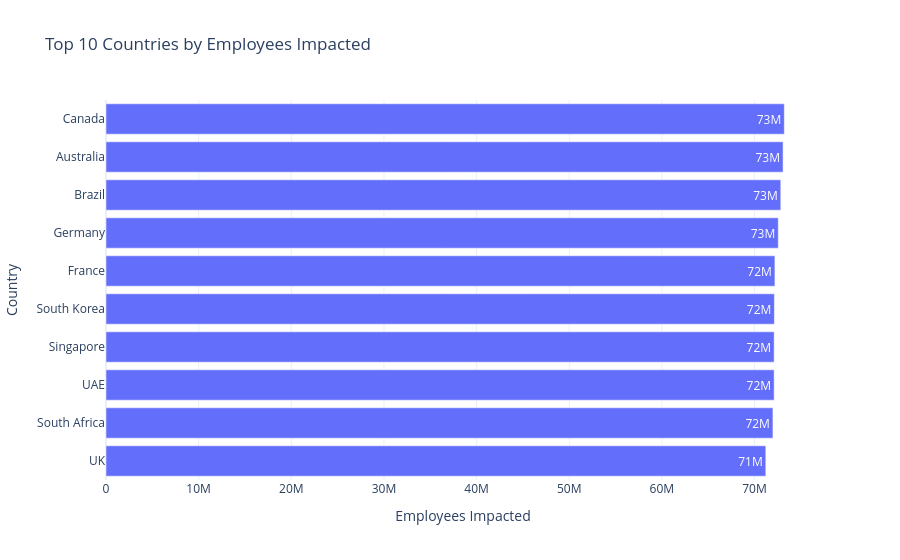

Notebook code cell kept with this figure:
### Markdown cell above
TOP 10 COUNTRIES BY EMPLOYEES IMPACTED

### Code cell
#Top 10 Countries by Employees Impacted

top_countries = country_impact.nlargest(
    10, "Number of Employees Impacted"
).sort_values("Number of Employees Impacted")

fig2 = px.bar(
    top_countries,
    x="Number of Employees Impacted",
    y="Country",
    orientation="h",
    text_auto=".2s",
    title="Top 10 Countries by Employees Impacted"
)

fig2.update_layout(
    template="plotly_white",
    xaxis_title="Employees Impacted",
    yaxis_title="Country"
)

fig2.show()

### Figure 1 — Plotly figure (JSON) as saved in the notebook; plotly's stock layout.template omitted (floating-point values rounded to 4 significant figures)
{"data": [{"hovertemplate": "Number of Employees Impacted=%{x}<br>Country=%{y}<extra></extra>", "legendgroup": "", "marker": {"color": "#636efa", "pattern": {"shape": ""}}, "name": "", "orientation": "h", "showlegend": false, "textposition": "auto", "texttemplate": "%{x:.2s}", "type": "bar", "x": [71215506, 71985583, 72116404, 72117438, 72140837, 72198211, 72562351, 72832588, 73079031, 73211580], "xaxis": "x", "y": ["UK", "South Africa", "UAE", "Singapore", "South Korea", "France", "Germany", "Brazil", "Australia", "Canada"], "yaxis": "y"}], "layout": {"barmode": "relative", "legend": {"tracegroupgap": 0}, "title": {"text": "Top 10 Countries by Employees Impacted"}, "xaxis": {"anchor": "y", "domain": [0, 1], "title": {"text": "Employees Impacted"}}, "yaxis": {"anchor": "x", "domain": [0, 1], "title": {"text": "Country"}}}}
